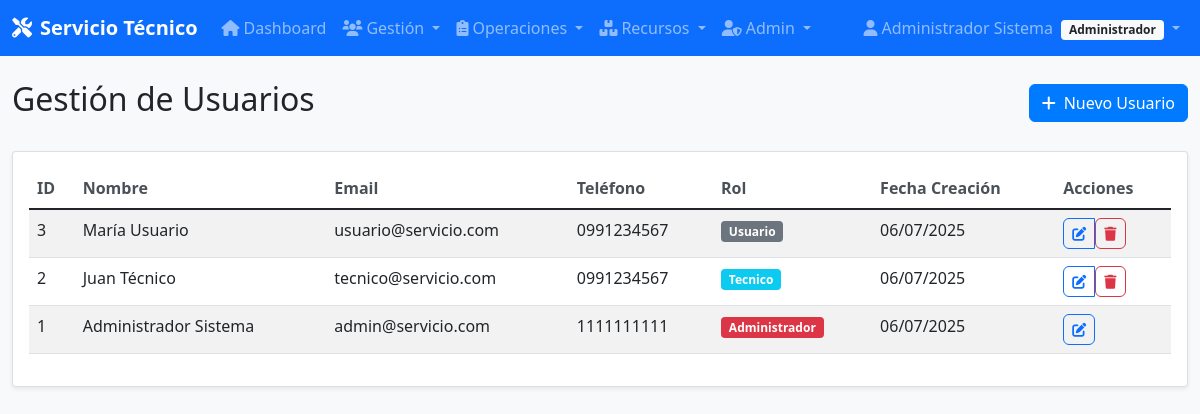
/usuarios/ (signed in), run on the app's committed database.
### app/models/models.py (models this page shows, shortened)
class Usuario(UserMixin, db.Model):
    __tablename__ = 'usuarios'
    id = db.Column(db.Integer, primary_key=True)
    nombre = db.Column(db.String(100), nullable=False)
    email = db.Column(db.String(120), unique=True, nullable=False, index=True)
    password_hash = db.Column(db.String(255), nullable=False)
    telefono = db.Column(db.String(20))
    rol = db.Column(db.String(20), nullable=False, default='usuario')
    fecha_creacion = db.Column(db.DateTime, default=datetime.utcnow)
    def is_admin(self):
        return self.rol == 'administrador'

### app/controllers/usuarios.py (the view)
@usuarios_bp.route('/')
@admin_required
def list():
    page = request.args.get('page', 1, type=int)
    usuarios = Usuario.query.order_by(Usuario.fecha_creacion.desc()).paginate(
        page=page, per_page=10, error_out=False)
    return render_template('usuarios/list.html', usuarios=usuarios)

### app/templates/usuarios/list.html (shortened to what this page needs)
{% extends "base.html" %}
{% block content %}
<div class="d-flex justify-content-between align-items-center mb-4">
    <h2>Gestión de Usuarios</h2>
    <a href="{{ url_for('usuarios.create') }}" class="btn btn-primary">
        <i class="fas fa-plus me-2"></i>Nuevo Usuario
    </a>
</div>
<div class="card">
    <div class="card-body">
        {% if usuarios.items %}
        <div class="table-responsive">
            <table class="table table-striped">
                <thead>
                    <tr>
                        <th>ID</th>
                        <th>Nombre</th>
                        <th>Email</th>
                        <th>Teléfono</th>
                        <th>Rol</th>
                        <th>Fecha Creación</th>
                        <th>Acciones</th>
                    </tr>
                </thead>
                <tbody>
                    {% for usuario in usuarios.items %}
                    <tr>
                        <td>{{ usuario.id }}</td>
                        <td>{{ usuario.nombre }}</td>
                        <td>{{ usuario.email }}</td>
                        <td>{{ usuario.telefono or '-' }}</td>
                        <td>
                            <span class="badge bg-{{ 'danger' if usuario.rol == 'administrador' else 'info' if usuario.rol == 'tecnico' else 'secondary' }}">
                                {{ usuario.rol.title() }}
                            </span>
                        </td>
                        <td>{{ usuario.fecha_creacion.strftime('%d/%m/%Y') }}</td>
                        <td>
                            <div class="btn-group" role="group">
                                <a href="{{ url_for('usuarios.edit', id=usuario.id) }}"
                                   class="btn btn-sm btn-outline-primary" title="Editar">
                                    <i class="fas fa-edit"></i>
                                </a>
                                {% if usuario.id != current_user.id %}
                                <form method="POST" action="{{ url_for('usuarios.delete', id=usuario.id) }}" class="d-inline">
                                    <button type="submit"
                                            class="btn btn-sm btn-outline-danger"
                                            title="Eliminar"
                                            onclick="return confirm('¿Está seguro de eliminar este usuario?')">
                                        <i class="fas fa-trash"></i>
                                    </button>
                                </form>
                                {% endif %}
                            </div>
                        </td>
                    </tr>
                    {% endfor %}
                </tbody>
            </table>
        </div>
        {% else %}
        <div class="text-center py-5">
            <i class="fas fa-users fa-3x text-muted mb-3"></i>
            <h5 class="text-muted">No hay usuarios registrados</h5>
        </div>
        {% endif %}
    </div>
</div>
{% endblock %}

### app/templates/base.html (shortened to what this page needs)
<!DOCTYPE html>
<html lang="es">
<head>
    <link href="https://cdn.jsdelivr.net/npm/bootstrap@5.1.3/dist/css/bootstrap.min.css" rel="stylesheet">
    <link href="https://cdnjs.cloudflare.com/ajax/libs/font-awesome/6.0.0/css/all.min.css" rel="stylesheet">
    <link href="{{ url_for('static', filename='css/style.css') }}" rel="stylesheet">
</head>
<body>
    {% if current_user.is_authenticated %}
    <nav class="navbar navbar-expand-lg navbar-dark bg-primary">
        <div class="container-fluid">
            <a class="navbar-brand" href="{{ url_for('main.index') }}">
                <i class="fas fa-tools me-2"></i>Servicio Técnico
            </a>
            <div class="collapse navbar-collapse" id="navbarNav">
                <ul class="navbar-nav me-auto">
                    <li class="nav-item">
                        <a class="nav-link" href="{{ url_for('main.index') }}">
                            <i class="fas fa-home me-1"></i>Dashboard
                        </a>
                    </li>
                    {% if current_user.is_admin() %}
                    <li class="nav-item dropdown">
                        <a class="nav-link dropdown-toggle" href="#" role="button" data-bs-toggle="dropdown">
                            <i class="fas fa-users me-1"></i>Gestión
                        </a>
                    </li>
                    <li class="nav-item dropdown">
                        <a class="nav-link dropdown-toggle" href="#" role="button" data-bs-toggle="dropdown">
                            <i class="fas fa-clipboard-list me-1"></i>Operaciones
                        </a>
                    </li>
                    <li class="nav-item dropdown">
                        <a class="nav-link dropdown-toggle" href="#" role="button" data-bs-toggle="dropdown">
                            <i class="fas fa-boxes me-1"></i>Recursos
                        </a>
                    </li>
                    <li class="nav-item dropdown">
                        <a class="nav-link dropdown-toggle" href="#" role="button" data-bs-toggle="dropdown">
                            <i class="fas fa-user-shield me-1"></i>Admin
                        </a>
                    </li>
                    {% endif %}
                </ul>
                <ul class="navbar-nav">
                    <li class="nav-item dropdown">
                        <a class="nav-link dropdown-toggle" href="#" role="button" data-bs-toggle="dropdown">
                            <i class="fas fa-user me-1"></i>{{ current_user.nombre }}
                            <span class="badge bg-light text-dark ms-1">{{ current_user.rol.title() }}</span>
                        </a>
                    </li>
                </ul>
            </div>
        </div>
    </nav>
    {% endif %}
    <main class="container-fluid mt-4">
        {% block content %}{% endblock %}
    </main>
</body>
</html>

### app/static/css/style.css (style rules this page uses)
body { background-color: #f8f9fa; font-family: "Segoe UI", Tahoma, Geneva, Verdana, sans-serif; }
.navbar-brand { font-weight: bold; }
.card { box-shadow: 0 0.125rem 0.25rem rgba(0, 0, 0, 0.075); border: 1px solid rgba(0, 0, 0, 0.125); }
.btn { border-radius: 0.375rem; }
.table { background-color: white; }
.table th { border-top: none; font-weight: 600; color: #495057; }
.badge { font-size: 0.75em; }
.btn-primary { background-color: #007bff; border-color: #007bff; }
.card, .btn, .form-control { transition: all 0.2s ease-in-out; }

### data on the page
Usuario: nombre "Administrador Sistema", rol "Administrador", id "1", email "admin@servicio.com", telefono "1111111111", fecha_creacion "06/07/2025"
Usuario: id "3", nombre "María Usuario", email "usuario@servicio.com", telefono "0991234567", rol "Usuario", fecha_creacion "06/07/2025"
Usuario: id "2", nombre "Juan Técnico", email "tecnico@servicio.com", telefono "0991234567", rol "Tecnico", fecha_creacion "06/07/2025"
